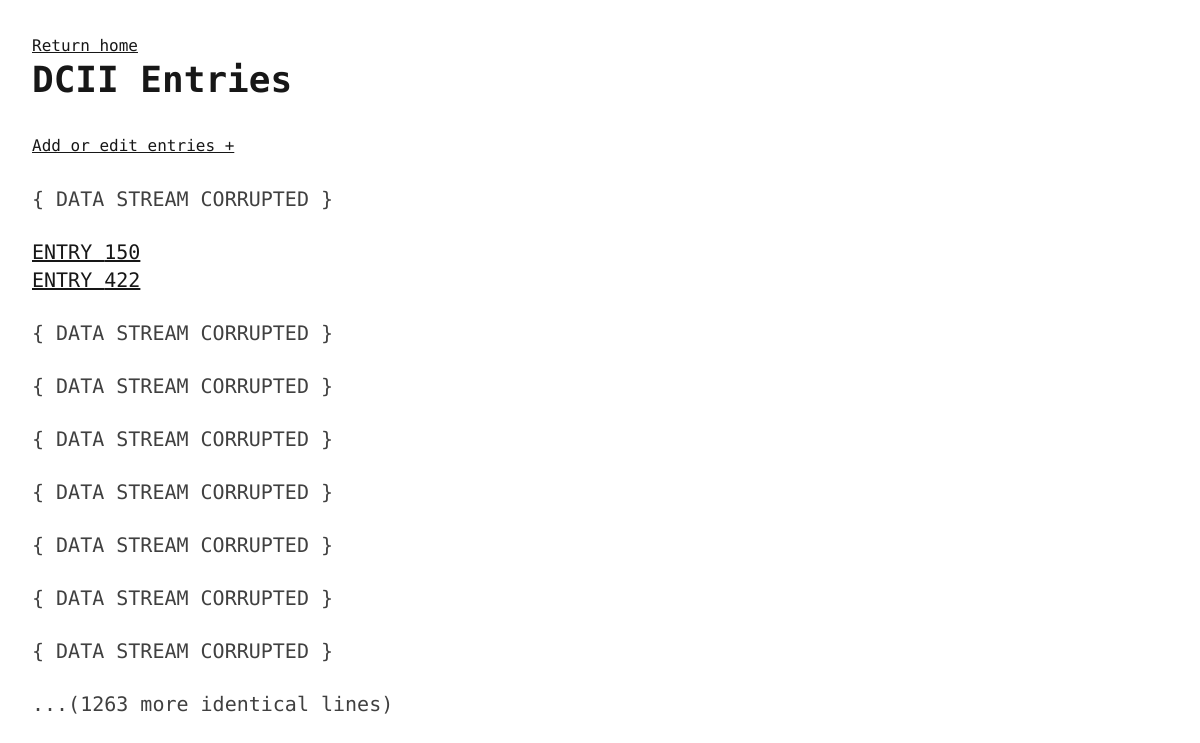
The page /dcii (signed in) on the database as committed earlier.
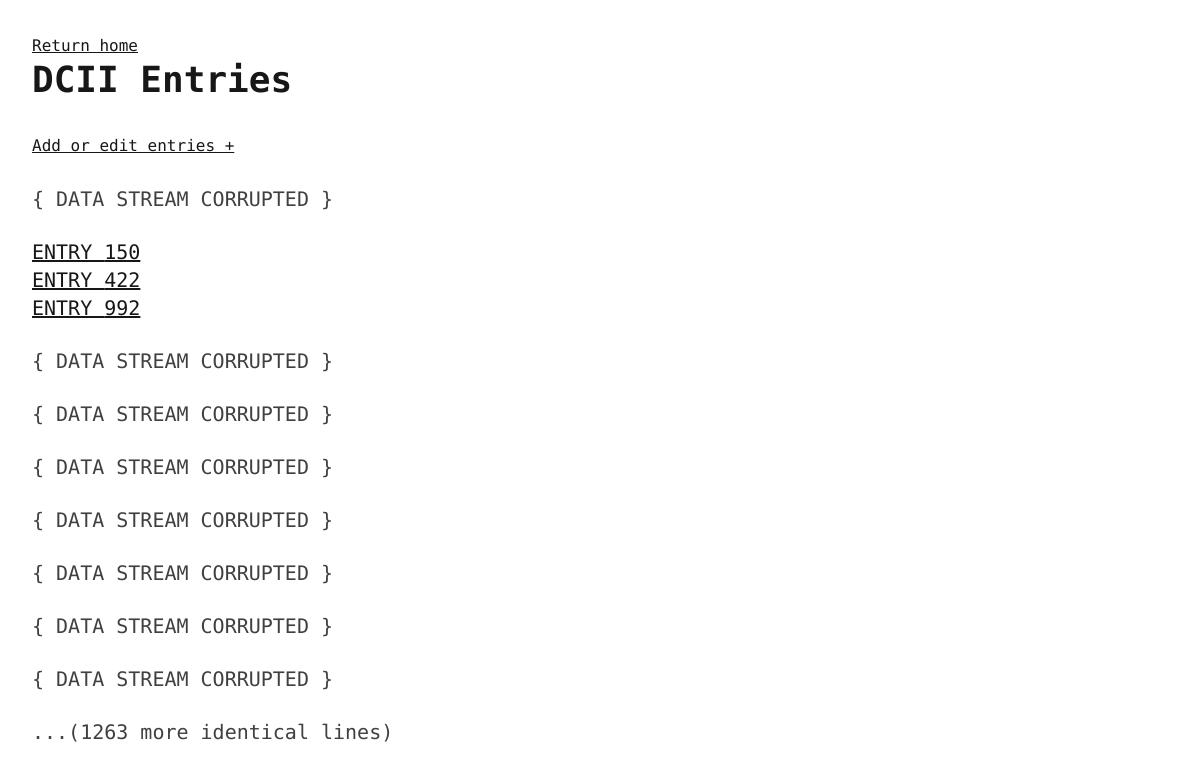
The same page on the database as committed later.
### app/models/dcii_entry.py (models this page shows, shortened)
class DCIIEntry(db.Model):
    id = db.Column('id', db.Integer, primary_key=True, autoincrement=True)
    subjects = db.relationship('DCIISubject', back_populates='entry', cascade='all, delete-orphan')

### app/routes/dcii.py (the view)
@app.route('/dcii')
@login_required
def dcii_entries_overview():
    entries = DCIIEntry.query.all()
    return render_template('dcii/dcii_overview.html', entries = entries)

### app/__init__.py (called while the page is built)
def create_app(config_class=Config):
    app = Flask(__name__)
    app.config.from_object(config_class)
    login_manager = LoginManager(app)
    login_manager.login_view = 'login'
    db.init_app(app)
    migrate.init_app(app, db)
    with app.app_context():
        from . import routes, models
        @login_manager.user_loader
        def load_user(user_id):
            return models.user.User.query.get(int(user_id))
        db.create_all()
        return app

### app/templates/dcii/dcii_overview.html
{% extends 'base.html' %}
{% block content %}
    <a href="{{url_for('home')}}">Return home</a>
    <h1>DCII Entries</h1>
    {% if current_user.clearance >= 4 %}
        <a href="{{ url_for('add_new_entry') }}">Add or edit entries +</a>
    {% endif %}
    <p class="text-xl">{ DATA STREAM CORRUPTED }</p>
    {% for entry in entries %}
        <a class="text-xl block" href="{{url_for('show_entry', entry_id = entry.id)}}">ENTRY {{entry.id}}</a>
    {% endfor %}
    <p class="text-xl">{ DATA STREAM CORRUPTED }</p>
    <p class="text-xl">{ DATA STREAM CORRUPTED }</p>
    <p class="text-xl">{ DATA STREAM CORRUPTED }</p>
    <p class="text-xl">{ DATA STREAM CORRUPTED }</p>
    <p class="text-xl">{ DATA STREAM CORRUPTED }</p>
    <p class="text-xl">{ DATA STREAM CORRUPTED }</p>
    <p class="text-xl">{ DATA STREAM CORRUPTED }</p>
    <p class="text-xl">...(1263 more identical lines)</p>
{% endblock %}

### app/templates/base.html (shortened to what this page needs)
<!doctype html>
<html id="html" lang="en">
    <head>
        <link rel="stylesheet" href="{{ url_for('static', filename='css/output.css') }}">
    </head>
    <body class="max-w-screen-lg mx-4 sm:mx-8 xl:mx-auto prose prose-neutral my-8">
        {% block content %} {% endblock %}
    </body>
</html>

Rows that differ between the two databases and show on the page:
added DCIIEntry: id "992"
